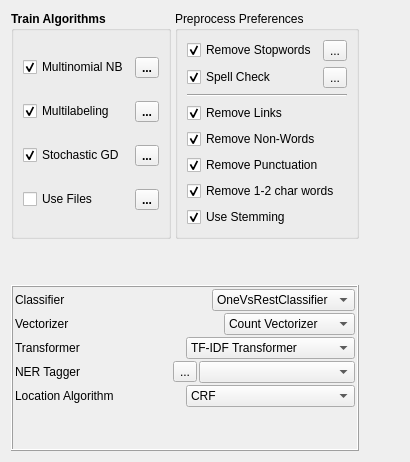
      <widget class="QWidget" name="tab">
       <attribute name="title">
        <string>Train Preferences</string>
       </attribute>
       <layout class="QGridLayout" name="gridLayout">
        <item row="1" column="1">
         <spacer name="horizontalSpacer">
          <property name="orientation">
           <enum>Qt::Horizontal</enum>
          </property>
          <property name="sizeHint" stdset="0">
           <size>
            <width>40</width>
            <height>20</height>
           </size>
          </property>
         </spacer>
        </item>
        <item row="1" column="0">
         <widget class="QFrame" name="frame_6">
          <property name="frameShape">
           <enum>QFrame::Box</enum>
          </property>
          <property name="frameShadow">
           <enum>QFrame::Raised</enum>
          </property>
          <layout class="QGridLayout" name="gridLayout_3">
           <property name="leftMargin">
            <number>2</number>
           </property>
           <property name="topMargin">
            <number>2</number>
           </property>
           <property name="rightMargin">
            <number>2</number>
           </property>
           <property name="bottomMargin">
            <number>2</number>
           </property>
           <property name="spacing">
            <number>2</number>
           </property>
           <item row="0" column="1">
            <layout class="QVBoxLayout" name="verticalLayout_9">
             <property name="spacing">
              <number>2</number>
             </property>
             <property name="sizeConstraint">
              <enum>QLayout::SetDefaultConstraint</enum>
             </property>
             <item>
              <layout class="QHBoxLayout" name="horizontalLayout_20">
               <item>
                <widget class="QLabel" name="label_12">
                 <property name="font">
                  <font>
                   <weight>50</weight>
                   <bold>false</bold>
                  </font>
                 </property>
                 <property name="text">
                  <string>Classifier</string>
                 </property>
                </widget>
               </item>
               <item>
                <widget class="QComboBox" name="cb_classifiers">
                 <property name="sizePolicy">
                  <sizepolicy hsizetype="Maximum" vsizetype="Maximum">
                   <horstretch>0</horstretch>
                   <verstretch>0</verstretch>
                  </sizepolicy>
                 </property>
                 <item>
                  <property name="text">
                   <string>OneVsRestClassifier</string>
                  </property>
                 </item>
                 <item>
                  <property name="text">
                   <string>OneVsOneClassifier</string>
                  </property>
                 </item>
                </widget>
               </item>
              </layout>
             </item>
             <item>
              <layout class="QHBoxLayout" name="horizontalLayout_5">
               <item>
                <widget class="QLabel" name="label_2">
                 <property name="font">
                  <font>
                   <weight>50</weight>
                   <bold>false</bold>
                  </font>
                 </property>
                 <property name="text">
                  <string>Vectorizer</string>
                 </property>
                </widget>
               </item>
               <item>
                <widget class="QComboBox" name="cb_vectorizers">
                 <property name="sizePolicy">
                  <sizepolicy hsizetype="Maximum" vsizetype="Fixed">
                   <horstretch>0</horstretch>
                   <verstretch>0</verstretch>
                  </sizepolicy>
                 </property>
                 <item>
                  <property name="text">
                   <string>Count Vectorizer</string>
                  </property>
                 </item>
                 <item>
                  <property name="text">
                   <string>FeatureHasher</string>
                  </property>
                 </item>
                 <item>
                  <property name="text">
                   <string>DictVectorizer</string>
                  </property>
                 </item>
                 <item>
                  <property name="text">
                   <string>TfIdfVectorizer</string>
                  </property>
                 </item>
                 <item>
                  <property name="text">
                   <string>HashingVectorizer</string>
                  </property>
                 </item>
                </widget>
               </item>
              </layout>
             </item>
             <item>
              <layout class="QHBoxLayout" name="horizontalLayout_4">
               <item>
                <widget class="QLabel" name="label_3">
                 <property name="font">
                  <font>
                   <weight>50</weight>
                   <bold>false</bold>
                  </font>
                 </property>
                 <property name="text">
                  <string>Transformer</string>
                 </property>
                </widget>
               </item>
               <item>
                <widget class="QComboBox" name="cb_transformers">
                 <item>
                  <property name="text">
                   <string>TF-IDF Transformer</string>
                  </property>
                 </item>
                 <item>
                  <property name="text">
                   <string>FunctionTransformer</string>
                  </property>
                 </item>
                </widget>
               </item>
              </layout>
             </item>
             <item>
              <layout class="QHBoxLayout" name="horizontalLayout_8">
               <item>
                <widget class="QLabel" name="label_5">
                 <property name="font">
                  <font>
                   <weight>50</weight>
                   <bold>false</bold>
                  </font>
                 </property>
                 <property name="text">
                  <string>NER Tagger</string>
                 </property>
                </widget>
               </item>
               <item>
                <widget class="QToolButton" name="btn_ner_file">
                 <property name="text">
                  <string>...</string>
                 </property>
                 <property name="icon">
                  <iconset resource="resources.qrc">
                   <normaloff>:/images/folder-search.png</normaloff>:/images/folder-search.png</iconset>
                 </property>
                </widget>
               </item>
               <item>
                <widget class="QComboBox" name="cb_ner_tagger"/>
               </item>
              </layout>
             </item>
             <item>
              <layout class="QHBoxLayout" name="horizontalLayout_6">
               <item>
                <widget class="QLabel" name="label_4">
                 <property name="font">
                  <font>
                   <weight>50</weight>
                   <bold>false</bold>
                  </font>
                 </property>
                 <property name="text">
                  <string>Location Algorithm</string>
                 </property>
                </widget>
               </item>
               <item>
                <widget class="QComboBox" name="cb_loc_algorithms">
                 <item>
                  <property name="text">
                   <string>CRF</string>
                  </property>
                 </item>
                </widget>
               </item>
              </layout>
             </item>
             <item>
              <spacer name="verticalSpacer_5">
               <property name="orientation">
                <enum>Qt::Vertical</enum>
               </property>
               <property name="sizeHint" stdset="0">
                <size>
                 <width>20</width>
                 <height>40</height>
                </size>
               </property>
              </spacer>
             </item>
            </layout>
           </item>
          </layout>
         </widget>
        </item>
        <item row="0" column="0">
         <layout class="QVBoxLayout" name="verticalLayout">
          <item>
           <layout class="QHBoxLayout" name="horizontalLayout_35" stretch="0,0">
            <property name="spacing">
             <number>4</number>
            </property>
            <item>
             <layout class="QVBoxLayout" name="verticalLayout_5">
              <item>
               <widget class="QGroupBox" name="groupBox_2">
                <property name="sizePolicy">
                 <sizepolicy hsizetype="Preferred" vsizetype="Maximum">
                  <horstretch>0</horstretch>
                  <verstretch>0</verstretch>
                 </sizepolicy>
                </property>
                <property name="minimumSize">
                 <size>
                  <width>0</width>
                  <height>150</height>
                 </size>
                </property>
                <property name="maximumSize">
                 <size>
                  <width>200</width>
                  <height>400</height>
                 </size>
                </property>
                <property name="font">
                 <font>
                  <weight>75</weight>
                  <bold>true</bold>
                 </font>
                </property>
                <property name="styleSheet">
                 <string notr="true"/>
                </property>
                <property name="title">
                 <string>Train Algorithms</string>
                </property>
                <property name="alignment">
                 <set>Qt::AlignLeading|Qt::AlignLeft|Qt::AlignTop</set>
                </property>
                <layout class="QGridLayout" name="gridLayout_4">
                 <item row="1" column="0">
                  <layout class="QHBoxLayout" name="horizontalLayout_27">
                   <item>
                    <widget class="QCheckBox" name="cb_mnb">
                     <property name="font">
                      <font>
                       <weight>50</weight>
                       <bold>false</bold>
                      </font>
                     </property>
                     <property name="text">
                      <string>Multinomial NB</string>
                     </property>
                     <property name="checked">
                      <bool>true</bool>
                     </property>
                    </widget>
                   </item>
                   <item>
                    <widget class="QToolButton" name="btn_browse_mnb_2">
                     <property name="text">
                      <string>...</string>
                     </property>
                     <property name="icon">
                      <iconset resource="resources.qrc">
                       <normaloff>:/images/folder-search.png</normaloff>:/images/folder-search.png</iconset>
                     </property>
                    </widget>
                   </item>
                  </layout>
                 </item>
                 <item row="2" column="0">
                  <layout class="QHBoxLayout" name="horizontalLayout_29">
                   <item>
                    <widget class="QCheckBox" name="cb_ml">
                     <property name="font">
                      <font>
                       <weight>50</weight>
                       <bold>false</bold>
                      </font>
                     </property>
                     <property name="text">
                      <string>Multilabeling</string>
                     </property>
                     <property name="checked">
                      <bool>true</bool>
                     </property>
                    </widget>
                   </item>
                   <item>
                    <widget class="QToolButton" name="btn_browse_ml_2">
                     <property name="text">
                      <string>...</string>
                     </property>
                     <property name="icon">
                      <iconset resource="resources.qrc">
                       <normaloff>:/images/folder-search.png</normaloff>:/images/folder-search.png</iconset>
                     </property>
                    </widget>
                   </item>
                  </layout>
                 </item>
                 <item row="4" column="0">
                  <layout class="QHBoxLayout" name="horizontalLayout_40">
                   <item>
                    <widget class="QCheckBox" name="cb_recalc">
                     <property name="font">
                      <font>
                       <weight>50</weight>
                       <bold>false</bold>
                      </font>
                     </property>
                     <property name="text">
                      <string>Use Files</string>
                     </property>
                     <property name="checked">
                      <bool>false</bool>
                     </property>
                    </widget>
                   </item>
                   <item>
                    <widget class="QToolButton" name="btn_browse_folder">
                     <property name="text">
                      <string>...</string>
                     </property>
                     <property name="icon">
                      <iconset resource="resources.qrc">
                       <normaloff>:/images/folder-search.png</normaloff>:/images/folder-search.png</iconset>
                     </property>
                    </widget>
                   </item>
                  </layout>
                 </item>
                 <item row="3" column="0">
                  <layout class="QHBoxLayout" name="horizontalLayout_36">
                   <item>
                    <widget class="QCheckBox" name="cb_sgd">
                     <property name="font">
                      <font>
                       <weight>50</weight>
                       <bold>false</bold>
                      </font>
                     </property>
                     <property name="text">
                      <string>Stochastic GD</string>
                     </property>
                     <property name="checked">
                      <bool>true</bool>
                     </property>
                    </widget>
                   </item>
                   <item>
                    <widget class="QToolButton" name="btn_browse_sgd_2">
                     <property name="text">
                      <string>...</string>
                     </property>
                     <property name="icon">
                      <iconset resource="resources.qrc">
                       <normaloff>:/images/folder-search.png</normaloff>:/images/folder-search.png</iconset>
                     </property>
                    </widget>
                   </item>
                  </layout>
                 </item>
                </layout>
               </widget>
              </item>
             </layout>
            </item>
            <item>
             <layout class="QVBoxLayout" name="verticalLayout_7">
              <item>
               <widget class="QGroupBox" name="groupBox_3">
                <property name="minimumSize">
                 <size>
                  <width>0</width>
                  <height>160</height>
                 </size>
                </property>
                <property name="title">
                 <string>Preprocess Preferences</string>
                </property>
                <property name="alignment">
                 <set>Qt::AlignLeading|Qt::AlignLeft|Qt::AlignTop</set>
                </property>
                <layout class="QGridLayout" name="gridLayout_7">
                 <item row="4" column="0">
                  <widget class="QCheckBox" name="cb_remlinks">
                   <property name="font">
                    <font>
                     <weight>50</weight>
                     <bold>false</bold>
                    </font>
                   </property>
                   <property name="text">
                    <string>Remove Links</string>
                   </property>
                   <property name="checked">
                    <bool>true</bool>
                   </property>
                  </widget>
                 </item>
                 <item row="9" column="0">
                  <widget class="QCheckBox" name="cb_stemming">
                   <property name="font">
                    <font>
                     <weight>50</weight>
                     <bold>false</bold>
                    </font>
                   </property>
                   <property name="text">
                    <string>Use Stemming</string>
                   </property>
                   <property name="checked">
                    <bool>true</bool>
                   </property>
                  </widget>
                 </item>
                 <item row="8" column="0">
                  <widget class="QCheckBox" name="cb_remchars">
                   <property name="font">
                    <font>
                     <weight>50</weight>
                     <bold>false</bold>
                    </font>
                   </property>
                   <property name="text">
                    <string>Remove 1-2 char words</string>
                   </property>
                   <property name="checked">
                    <bool>true</bool>
                   </property>
                  </widget>
                 </item>
                 <item row="2" column="0">
                  <layout class="QHBoxLayout" name="horizontalLayout_42">
                   <property name="sizeConstraint">
                    <enum>QLayout::SetMinimumSize</enum>
                   </property>
                   <item>
                    <widget class="QCheckBox" name="cb_spellcheck">
                     <property name="font">
                      <font>
                       <weight>50</weight>
                       <bold>false</bold>
                      </font>
                     </property>
                     <property name="text">
                      <string>Spell Check</string>
                     </property>
                     <property name="checked">
                      <bool>true</bool>
                     </property>
                    </widget>
                   </item>
                   <item>
                    <widget class="QToolButton" name="btn_browse_spell_2">
                     <property name="text">
                      <string>...</string>
                     </property>
                     <property name="icon">
                      <iconset resource="resources.qrc">
                       <normaloff>:/images/folder-search.png</normaloff>:/images/folder-search.png</iconset>
                     </property>
                    </widget>
                   </item>
                  </layout>
                 </item>
                 <item row="0" column="0">
                  <layout class="QHBoxLayout" name="horizontalLayout_41">
                   <property name="sizeConstraint">
                    <enum>QLayout::SetMinimumSize</enum>
                   </property>
                   <item>
                    <widget class="QCheckBox" name="cb_stopwords">
                     <property name="font">
                      <font>
                       <weight>50</weight>
                       <bold>false</bold>
                      </font>
                     </property>
                     <property name="text">
                      <string>Remove Stopwords</string>
                     </property>
                     <property name="checked">
                      <bool>true</bool>
                     </property>
                    </widget>
                   </item>
                   <item>
                    <widget class="QToolButton" name="btn_browse_stopwords_2">
                     <property name="sizePolicy">
                      <sizepolicy hsizetype="Minimum" vsizetype="Fixed">
                       <horstretch>0</horstretch>
                       <verstretch>0</verstretch>
                      </sizepolicy>
                     </property>
                     <property name="text">
                      <string>...</string>
                     </property>
                     <property name="icon">
                      <iconset resource="resources.qrc">
                       <normaloff>:/images/folder-search.png</normaloff>:/images/folder-search.png</iconset>
                     </property>
                    </widget>
                   </item>
                  </layout>
                 </item>
                 <item row="7" column="0">
                  <widget class="QCheckBox" name="cb_rempunctuation">
                   <property name="font">
                    <font>
                     <weight>50</weight>
                     <bold>false</bold>
                    </font>
                   </property>
                   <property name="text">
                    <string>Remove Punctuation</string>
                   </property>
                   <property name="checked">
                    <bool>true</bool>
                   </property>
                  </widget>
                 </item>
                 <item row="6" column="0">
                  <widget class="QCheckBox" name="cb_remnonwords">
                   <property name="font">
                    <font>
                     <weight>50</weight>
                     <bold>false</bold>
                    </font>
                   </property>
                   <property name="text">
                    <string>Remove Non-Words</string>
                   </property>
                   <property name="checked">
                    <bool>true</bool>
                   </property>
                  </widget>
                 </item>
                 <item row="3" column="0">
                  <widget class="Line" name="line">
                   <property name="orientation">
                    <enum>Qt::Horizontal</enum>
                   </property>
                  </widget>
                 </item>
                </layout>
               </widget>
              </item>
             </layout>
            </item>
           </layout>
          </item>
          <item>
           <spacer name="verticalSpacer_7">
            <property name="orientation">
             <enum>Qt::Vertical</enum>
            </property>
            <property name="sizeHint" stdset="0">
             <size>
              <width>20</width>
              <height>40</height>
             </size>
            </property>
           </spacer>
          </item>
         </layout>
        </item>
       </layout>
      </widget>
